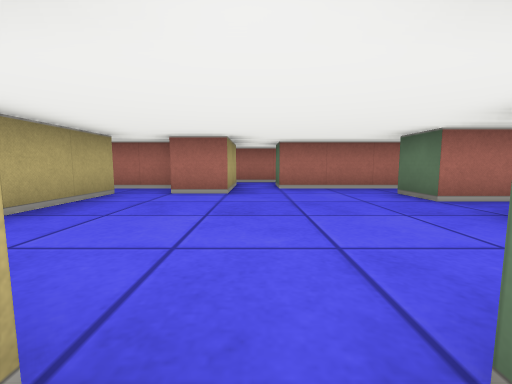
[1] (above)

20 first-person views from a walk through a cub3D level. The camera is about half as high as the walls, tilts 6° down and sees 90° across. The floor is counted in squares. Each view is taken from the middle of a square. On the plan, view 1 faces up. The plan holds only what a view shows up to about 9 squares ahead; the rest is blank.

[2]
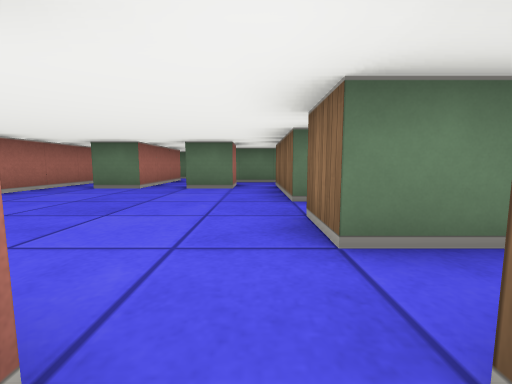

[3]
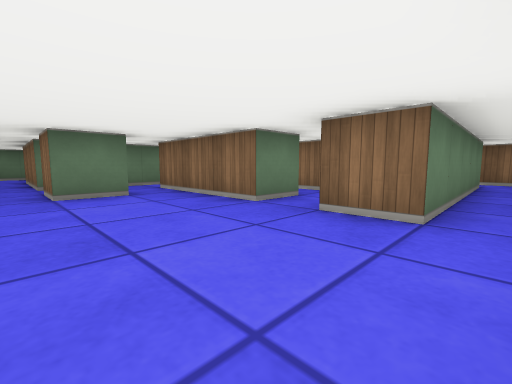

[4]
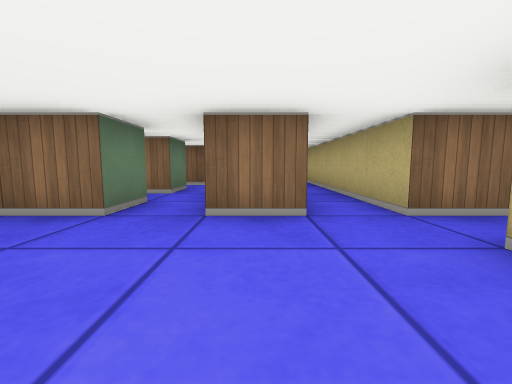

[5]
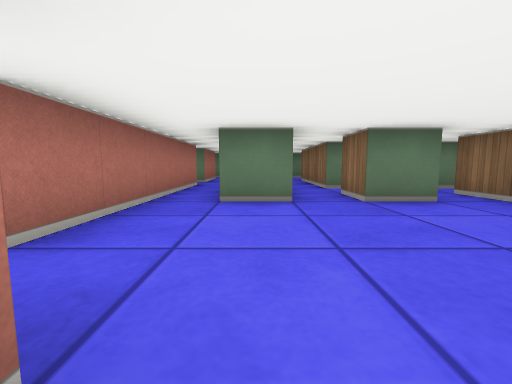

[6]
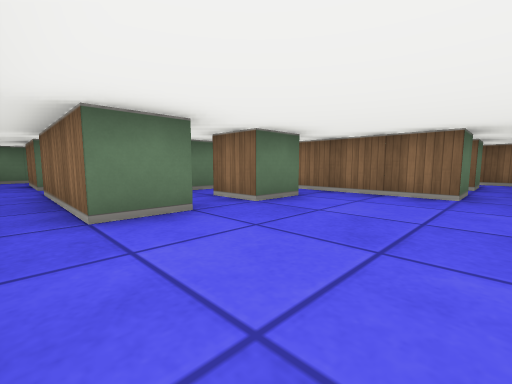

[7]
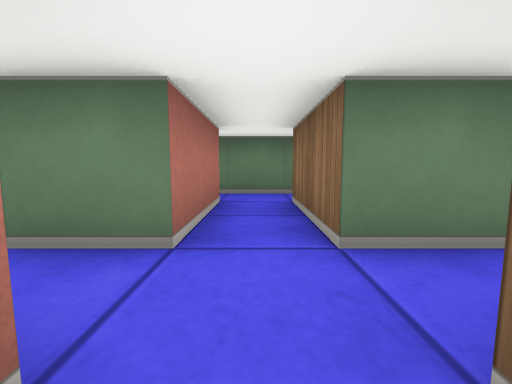

[8]
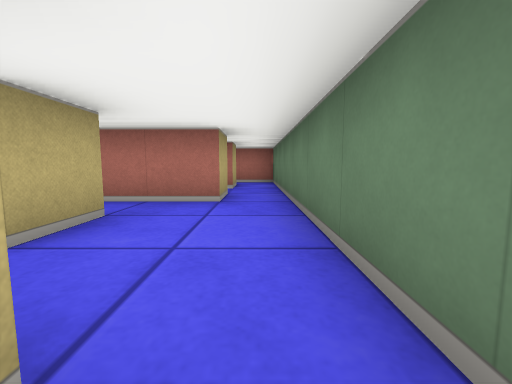

[9]
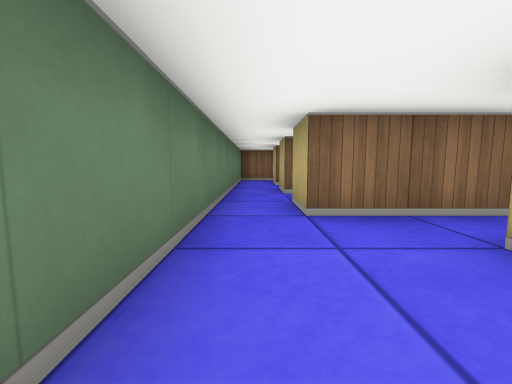

[10]
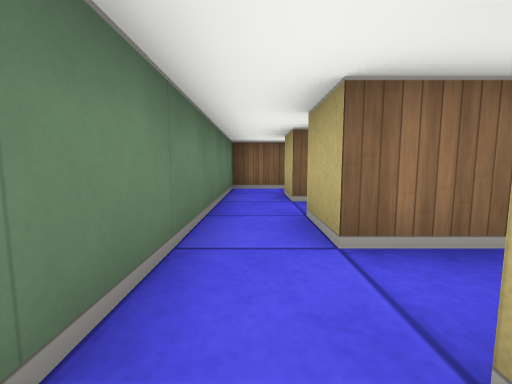

[11]
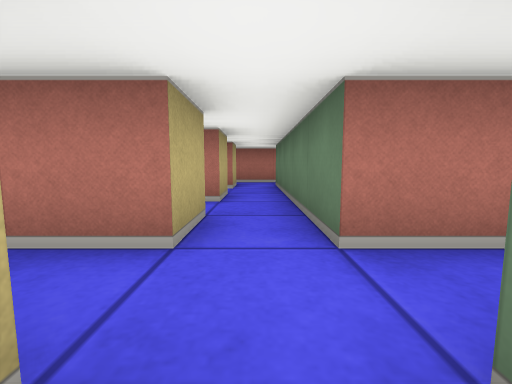

[12]
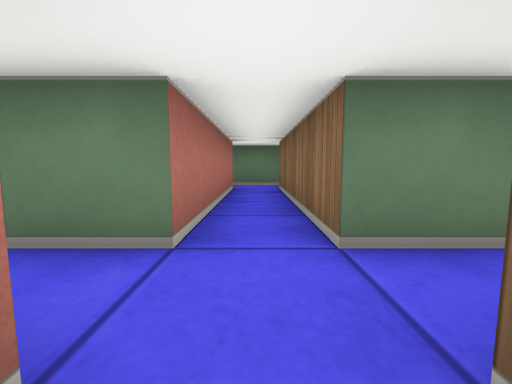

[13]
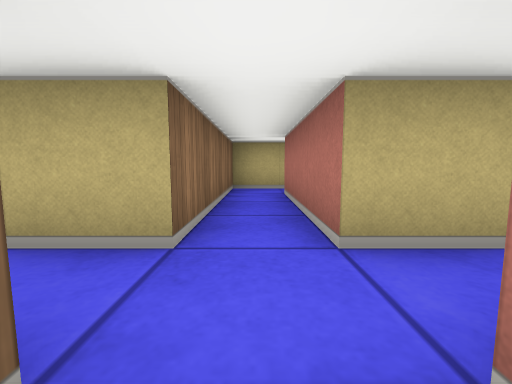

[14]
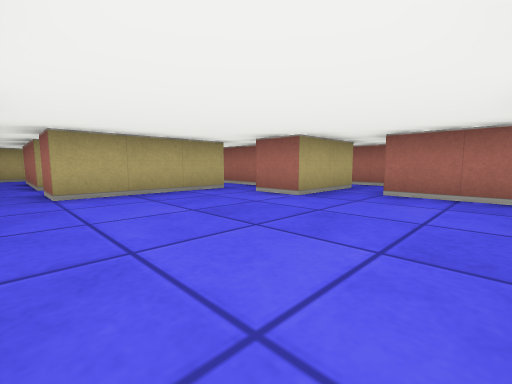

[15]
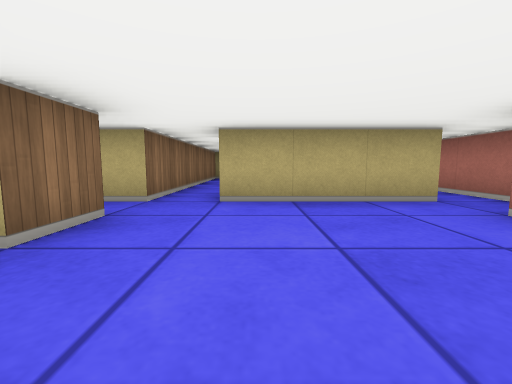

[16]
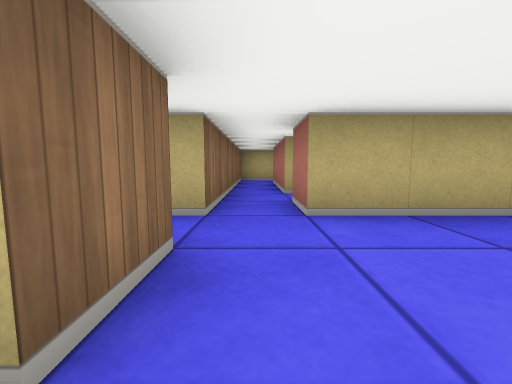

[17]
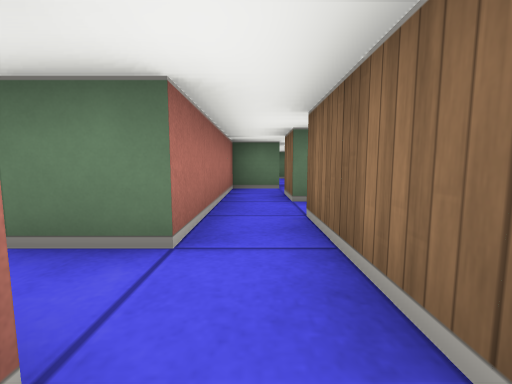

[18]
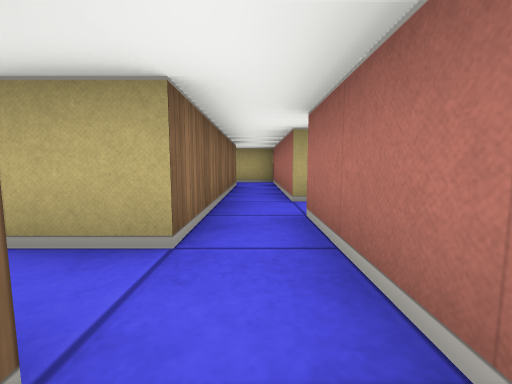

[19]
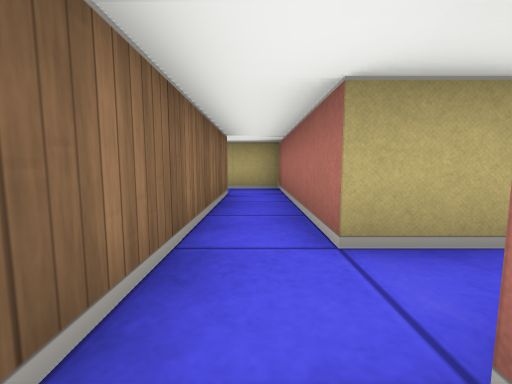

[20]
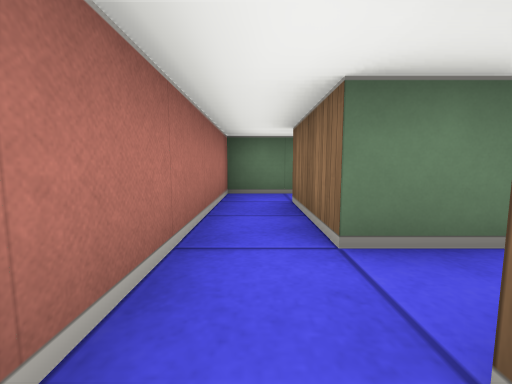

### Floor plan
Points are (right, up) in squares from view 1. A wall is a line through its corners. A room is listed if a view was taken in it or the views show most of it. See-through windows are left out.
Room 1 (views 1, 2, 3, 4, 5, 6, 7, 14, 15, 16)
walls: (2.5, 1.5) (2.5, 2.5) (3.5, 2.5) (3.5, 1.5) (2.5, 1.5); (0.5, -0.5) (0.5, 0.5) (3.5, 0.5) (3.5, -0.5); (-0.5, 5.5) (-0.5, 4.5) (-1.5, 4.5) (-1.5, 5.5) (-2.5, 5.5); (-2.5, 4.5) (-2.5, 1.5) (-3.5, 1.5); (4.5, -0.5) (4.5, 2.5) (5.5, 2.5); (-3.5, 0.5) (-2.5, 0.5) (-2.5, -4.5); (5.5, 3.5) (2.5, 3.5) (2.5, 4.5) (5.5, 4.5); (6.5, 3.4) (6.5, 4.5); (5.5, 5.5) (0.5, 5.5); (-1.5, -4.5) (-1.5, 0.5) (-0.4, 0.5)
ways out: opening at (-3, 5) to room 6; opening at (0, 6) to room 7; opening at (6, 6) to room 7; opening at (0, 0) to room 8; opening at (4, 0) to room 8; opening at (-3, 1) to room 9; opening at (7.5, 5) to room 11; opening at (5, 3) to room 12; opening at (6, 4) to room 12; opening at (-2, -4)
Room 2 (views 8, 10)
walls: (7.6, 0.5) (8.5, 0.5) (8.5, -0.5); (9.5, -0.5) (9.5, 1.5)
ways out: opening at (8.5, 2) to room 3; opening at (9, 0) to room 13; opening at (7, 1)
Room 3 (view 9)
walls: (7.5, 2.5) (7.5, 1.5); (8.5, 3.5) (6.9, 3.5); (9.5, 1.5) (9.5, 3.5)
ways out: opening at (8.5, 2) to room 2; opening at (9, 4) to room 11; opening at (7, 3) to room 12
Room 4 (views 11, 12, 13)
walls: (3.5, -2.5) (0.5, -2.5); (4.5, -4.6) (4.5, -3.5) (8.5, -3.5) (8.5, -4.5); (8.5, -2.5) (4.5, -2.5); (9.5, -4.5) (9.5, -2.5); (-0.5, -2.4) (-0.5, -3.5) (3.5, -3.5) (3.5, -4.5)
ways out: opening at (0, -2) to room 8; opening at (4, -2) to room 8; opening at (9, -2) to room 13; opening at (4, -4); opening at (9, -4)
Room 5 (view 17)
walls: (-9.5, 4.5) (-5.5, 4.5); (-6.5, 5.5) (-10.5, 5.5) (-10.5, 4.4)
ways out: opening at (-5, 5) to room 6; opening at (-6, 6) to room 7
Room 6 (views 18, 19)
walls: (-3.5, 4.5) (-2.5, 4.5); (-5.5, 4.5) (-4.5, 4.5) (-4.5, 3.5); (-2.5, 5.5) (-5.5, 5.5)
ways out: opening at (-3, 5) to room 1; opening at (-5, 5) to room 5; opening at (-4, 4)
Room 7 (view 20)
walls: (-5.5, 5.5) (-5.5, 6.5); (-6.5, 6.6) (-6.5, 5.5); (-0.5, 6.5) (-0.5, 5.5); (0.5, 5.5) (0.5, 6.5); (0.6, 7.5) (-1, 7.5); (6.5, 5.5) (6.5, 6.5); (6.6, 7.5) (5.4, 7.5)
ways out: opening at (0, 6) to room 1; opening at (6, 6) to room 1; opening at (-6, 6) to room 5; opening at (7.5, 7) to room 10
Room 8 (no view inside)
walls: (3.5, -1.4) (3.5, -2.5); (0.5, -2.5) (0.5, -1.5) (1.2, -1.5); (4.5, -2.5) (4.5, -0.5)
ways out: opening at (0, 0) to room 1; opening at (4, 0) to room 1; opening at (0, -2) to room 4; opening at (4, -2) to room 4
Room 9 (no view inside)
walls: (-4.5, 1.5) (-7.5, 1.5); (-8.5, 1.6) (-8.5, 0.5) (-3.5, 0.5)
ways out: opening at (-3, 1) to room 1; opening at (-4, 2)
Room 10 (no view inside)
walls: (6.5, 6.5) (8.5, 6.5) (8.5, 5.5); (9.5, 5.5) (9.5, 7.5) (6.6, 7.5)
ways out: opening at (7.5, 7) to room 7; opening at (9, 6) to room 11
Room 11 (no view inside)
walls: (8.5, 5.5) (6.5, 5.5); (6.5, 4.5) (8.5, 4.5) (8.5, 3.5); (9.5, 3.5) (9.5, 5.5)
ways out: opening at (7.5, 5) to room 1; opening at (9, 4) to room 3; opening at (9, 6) to room 10
Room 12 (no view inside)
walls: (5.5, 2.5) (7.5, 2.5)
ways out: opening at (5, 3) to room 1; opening at (6, 4) to room 1; opening at (7, 3) to room 3
Room 13 (no view inside)
walls: (8.5, -1.5) (8.5, -2.5); (9.5, -2.5) (9.5, -0.5)
ways out: opening at (9, 0) to room 2; opening at (9, -2) to room 4; opening at (7.5, -1)

Where each view was taken, in squares from view 1:
view 1: 0 up, 0 right, facing up
view 2: 1 up, 3 left, facing right
view 3: 3 up, 2 left, facing down-right
view 4: 3 up, 1 left, facing down
view 5: 4 up, 1 left, facing right
view 6: 5 up, 0 right, facing down-right
view 7: 5 up, 5 right, facing right
view 8: 0 up, 9 right, facing up
view 9: 3 up, 9 right, facing down
view 10: 0 up, 9 right, facing down
view 11: 4 down, 4 right, facing up
view 12: 3 down, 3 right, facing right
view 13: 3 down, 5 right, facing left
view 14: 1 up, 2 right, facing up-left
view 15: 2 up, 1 right, facing left
view 16: 1 up, 0 right, facing left
view 17: 5 up, 7 left, facing right
view 18: 5 up, 3 left, facing left
view 19: 5 up, 5 left, facing left
view 20: 7 up, 5 right, facing right
